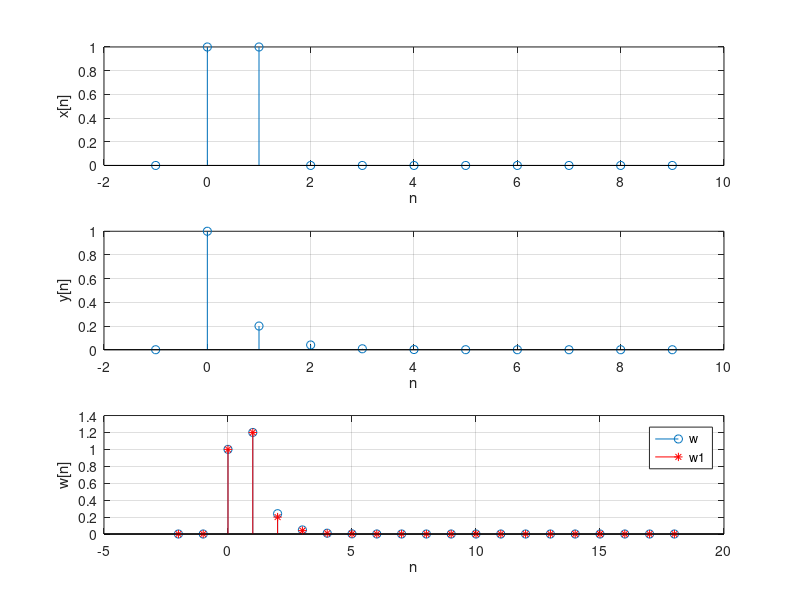

Write the MATLAB code that produced this figure.
n = -1:9;
u = @(n)(n>=0);
x = u(n)-u(n-2);
y = 0.2.^n.*u(n);
dtw = -2:18;
w = conv(x,y);
subplot(311), stem(n,x);
xlabel('n'),ylabel('x[n]'),grid;
subplot(312), stem(n,y);
xlabel('n'),ylabel('y[n]'),grid;
subplot(313), stem(dtw,w);
xlabel('n'),ylabel('w[n]'),grid;
hold on;
w1 = ((0.2.^dtw.*(u(dtw)-u(dtw-2)).*0.25.*(5-5.^(dtw-1))+0.2.^(dtw-1).*u(dtw-1))).*(mod(dtw,2)) + ((0.2.^dtw.*(u(dtw)-u(dtw-2)).*0.25.*(5-5.^(dtw))+0.2.^(dtw-1).*u(dtw-1))).*(not(mod(dtw,2)));
stem(dtw,w1,'*r');
legend('w','w1');
